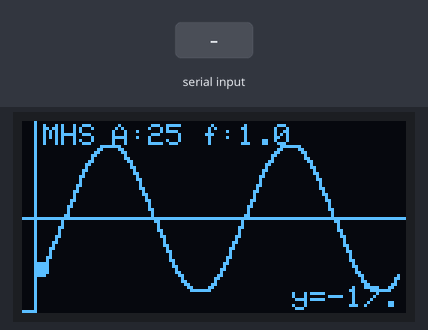
Bench run of a sketch on a simulated ESP32. Shown: 128×64 one-colour display. The test bench sets the inputs (shaded band). What the sketch prints to the serial monitor is not drawn.

Above: at 2.63 s.
2.9 s: "R\n" received over Serial
At 3.55 s:
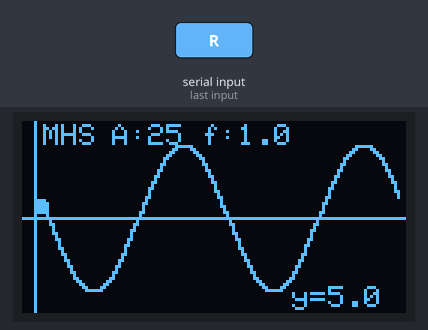
4.5 s: "A:\n" received over Serial
At 5.7 s:
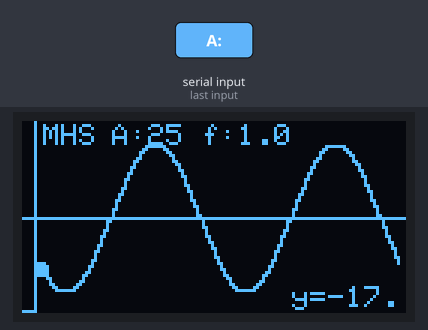
6.4 s: "F:\n" received over Serial
At 7.53 s:
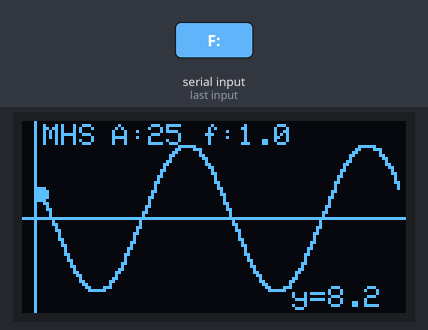
8.2 s: "P:\n" received over Serial
At 9.35 s:
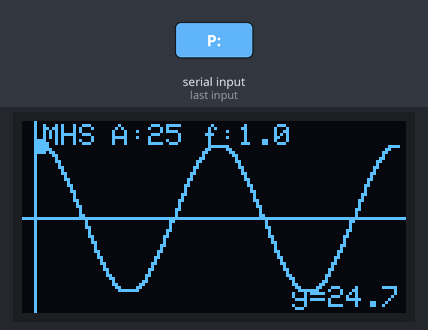
10.0 s: "B:\n" received over Serial
At 10.28 s:
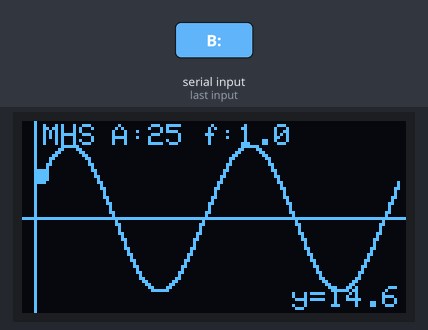
11.6 s: "90,45,200\n" received over Serial
At 12.74 s:
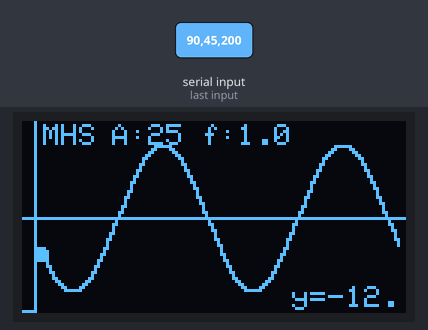
Timing chart, 0 to 14.6 s (numbered marks = the images above; inputs shaded):
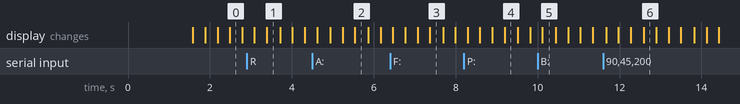

The sketch:

Armonico.ino
```cpp
#include <Wire.h>
#include <Adafruit_GFX.h>
#include <Adafruit_SSD1306.h>
#include <math.h>

// ── Configuración pantalla ──────────────────────────────────────────
#define SCREEN_WIDTH  128
#define SCREEN_HEIGHT  64
#define OLED_RESET     -1
#define OLED_ADDR    0x3C

// Pines I2C del ESP32
#define PIN_SDA 21
#define PIN_SCL 22

Adafruit_SSD1306 display(SCREEN_WIDTH, SCREEN_HEIGHT, &Wire, OLED_RESET);

/*
* Modo de uso
A:15        → Amplitud de 15 píxeles (onda más pequeña)
A:28        → Amplitud máxima

F:0.5       → Media oscilación por segundo (onda lenta)
F:3         → 3 oscilaciones por segundo (onda rápida)

P:1.57      → Fase de π/2 (la onda empieza en el pico)
P:3.14      → Fase de π (la onda empieza invertida)

B:0.2       → Amortiguamiento leve (la onda se va apagando)
B:1.0       → Amortiguamiento fuerte (se apaga rápido)
B:0         → Sin amortiguamiento (oscilación perpetua)

?           → Ver todos los valores actuales
R           → Resetear todo a valores iniciales
*/
// ── Parámetros del MHS ──────────────────────────────────────────────
float amplitud    = 25.0;   // píxeles (máx ~28 para que quepa)
float frecuencia  = 1.0;    // Hz
float fase        = 0.0;    // radianes
float amort       = 0.0;    // coeficiente de amortiguamiento (0 = sin amort.)

// ── Variables internas ──────────────────────────────────────────────
float tiempoOffset = 0.0;
unsigned long tAnterior = 0;
bool nuevosParametros = false;
String inputBuffer = "";

// ── Prototipos ──────────────────────────────────────────────────────
void procesarSerial();
void mostrarParametros();
void dibujarGrafica();
float calcY(float t);

// ────────────────────────────────────────────────────────────────────
void setup() {
  Serial.begin(115200);
  while (!Serial) delay(10);

  // Inicializar I2C con pines específicos del ESP32
  Wire.begin(PIN_SDA, PIN_SCL);

  if (!display.begin(SSD1306_SWITCHCAPVCC, OLED_ADDR)) {
    Serial.println("ERROR: No se encontró la pantalla SSD1306.");
    Serial.println("Verifica conexiones: SDA=21, SCL=22, VCC=3.3V");
    while (true) delay(100);
  }

  display.clearDisplay();
  display.setTextSize(1);
  display.setTextColor(SSD1306_WHITE);
  display.setCursor(10, 20);
  display.println("  MHS ESP32");
  display.setCursor(10, 35);
  display.println("Iniciando...");
  display.display();
  delay(1500);

  mostrarParametros();
  tAnterior = millis();

  Serial.println("========================================");
  Serial.println("  Movimiento Armonico Simple - ESP32");
  Serial.println("========================================");
  Serial.println("Comandos (escribe y presiona Enter):");
  Serial.println("  A:<valor>   Amplitud en pixeles (1-28)");
  Serial.println("  F:<valor>   Frecuencia en Hz (0.1-10)");
  Serial.println("  P:<valor>   Fase en radianes (0-6.28)");
  Serial.println("  B:<valor>   Amortiguamiento (0.0-2.0)");
  Serial.println("  R           Reset parametros");
  Serial.println("  ?           Mostrar parametros actuales");
  Serial.println("Ejemplo:  A:20  o  F:2.5");
  Serial.println("========================================");
  mostrarParametrosSerial();
}

// ────────────────────────────────────────────────────────────────────
void loop() {
  procesarSerial();

  unsigned long ahora = millis();
  float dt = (ahora - tAnterior) / 1000.0;
  tAnterior = ahora;
  tiempoOffset += dt;

  // Re-dibujar a ~30 FPS
  static unsigned long ultimoDibujo = 0;
  if (ahora - ultimoDibujo >= 33) {
    ultimoDibujo = ahora;
    dibujarGrafica();
  }
}

// ── Lectura del puerto serial ────────────────────────────────────────
void procesarSerial() {
  while (Serial.available()) {
    char c = Serial.read();
    if (c == '\n' || c == '\r') {
      if (inputBuffer.length() > 0) {
        inputBuffer.trim();
        inputBuffer.toUpperCase();

        if (inputBuffer == "R") {
          amplitud   = 25.0;
          frecuencia = 1.0;
          fase       = 0.0;
          amort      = 0.0;
          tiempoOffset = 0.0;
          Serial.println(">> Parametros reseteados.");
          mostrarParametrosSerial();

        } else if (inputBuffer == "?") {
          mostrarParametrosSerial();

        } else if (inputBuffer.startsWith("A:")) {
          float val = inputBuffer.substring(2).toFloat();
          if (val >= 1 && val <= 28) {
            amplitud = val;
            Serial.print(">> Amplitud = ");
            Serial.print(amplitud, 1);
            Serial.println(" px");
          } else {
            Serial.println(">> Error: Amplitud debe ser 1-28");
          }

        } else if (inputBuffer.startsWith("F:")) {
          float val = inputBuffer.substring(2).toFloat();
          if (val >= 0.1 && val <= 10.0) {
            frecuencia = val;
            tiempoOffset = 0.0;
            Serial.print(">> Frecuencia = ");
            Serial.print(frecuencia, 2);
            Serial.println(" Hz");
          } else {
            Serial.println(">> Error: Frecuencia debe ser 0.1-10 Hz");
          }

        } else if (inputBuffer.startsWith("P:")) {
          float val = inputBuffer.substring(2).toFloat();
          if (val >= 0 && val <= 6.29) {
            fase = val;
            Serial.print(">> Fase = ");
            Serial.print(fase, 2);
            Serial.println(" rad");
          } else {
            Serial.println(">> Error: Fase debe ser 0-6.28 rad");
          }

        } else if (inputBuffer.startsWith("B:")) {
          float val = inputBuffer.substring(2).toFloat();
          if (val >= 0 && val <= 2.0) {
            amort = val;
            tiempoOffset = 0.0;
            Serial.print(">> Amortiguamiento = ");
            Serial.println(amort, 3);
          } else {
            Serial.println(">> Error: Amortiguamiento debe ser 0.0-2.0");
          }

        } else {
          Serial.println(">> Comando no reconocido. Escribe ? para ayuda.");
        }
        inputBuffer = "";
      }
    } else {
      inputBuffer += c;
    }
  }
}

// ── Calcular posición Y del MHS en tiempo t ──────────────────────────
float calcY(float t) {
  float omega = 2.0 * PI * frecuencia;
  float decay = exp(-amort * t);
  return amplitud * decay * sin(omega * t + fase);
}

// ── Dibujar gráfica en pantalla OLED ────────────────────────────────
void dibujarGrafica() {
  display.clearDisplay();

  int cx = SCREEN_HEIGHT / 2;   // centro vertical = 32

  // Eje horizontal
  display.drawFastHLine(0, cx, SCREEN_WIDTH, SSD1306_WHITE);

  // Eje vertical
  display.drawFastVLine(4, 0, SCREEN_HEIGHT, SSD1306_WHITE);

  // Título
  display.setTextSize(1);
  display.setCursor(7, 1);
  display.print("MHS");

  // Parámetros compactos (parte superior derecha)
  display.setTextSize(1);
  display.setCursor(30, 1);
  display.print("A:");
  display.print((int)amplitud);
  display.print(" f:");
  display.print(frecuencia, 1);

  // Ventana temporal: muestra 2 periodos completos
  float periodo  = 1.0 / frecuencia;
  float ventana  = 2.0 * periodo;
  int pixStart   = 6;   // primer pixel X de la gráfica
  int pixEnd     = SCREEN_WIDTH - 2;
  int numPix     = pixEnd - pixStart;

  // Dibujar curva punto a punto
  int yPrev = 0;
  for (int px = 0; px < numPix; px++) {
    float tPlot = tiempoOffset + (float)px / numPix * ventana;
    float yVal  = calcY(tPlot);

    // Escalar: centro=32, hacia arriba negativo
    int yScreen = cx - (int)yVal;
    yScreen = constrain(yScreen, 1, SCREEN_HEIGHT - 1);

    int xScreen = pixStart + px;

    if (px == 0) {
      display.drawPixel(xScreen, yScreen, SSD1306_WHITE);
    } else {
      // Conectar con línea vertical para suavizar
      int y1 = yPrev, y2 = yScreen;
      if (y1 > y2) { int tmp = y1; y1 = y2; y2 = tmp; }
      for (int yy = y1; yy <= y2; yy++) {
        display.drawPixel(xScreen, yy, SSD1306_WHITE);
      }
    }
    yPrev = yScreen;
  }

  // Punto en tiempo actual (marcador)
  float yActual = calcY(tiempoOffset);
  int yDot = cx - (int)yActual;
  yDot = constrain(yDot, 2, SCREEN_HEIGHT - 2);
  display.fillCircle(pixStart, yDot, 2, SSD1306_WHITE);

  // Valor numérico actual abajo a la derecha
  display.setCursor(90, SCREEN_HEIGHT - 9);
  display.print("y=");
  display.print(yActual, 1);

  // Si hay amortiguamiento, mostrar indicador
  if (amort > 0.01) {
    display.setCursor(7, SCREEN_HEIGHT - 9);
    display.print("b:");
    display.print(amort, 2);
  }

  display.display();
}

// ── Mostrar parámetros en Serial Monitor ────────────────────────────
void mostrarParametrosSerial() {
  Serial.println("---- Parametros actuales ----");
  Serial.print("  Amplitud    (A): "); Serial.print(amplitud, 1);    Serial.println(" px");
  Serial.print("  Frecuencia  (F): "); Serial.print(frecuencia, 2);  Serial.println(" Hz");
  Serial.print("  Fase        (P): "); Serial.print(fase, 2);         Serial.println(" rad");
  Serial.print("  Amortiguam. (B): "); Serial.println(amort, 3);
  Serial.println("-----------------------------");
}

// ── Mostrar parámetros en OLED brevemente ───────────────────────────
void mostrarParametros() {
  display.clearDisplay();
  display.setTextSize(1);
  display.setCursor(0, 0);  display.print("A: "); display.print(amplitud,1);  display.println(" px");
  display.setCursor(0, 12); display.print("f: "); display.print(frecuencia,2); display.println(" Hz");
  display.setCursor(0, 24); display.print("phi: "); display.print(fase,2);     display.println(" rad");
  display.setCursor(0, 36); display.print("b: "); display.println(amort,3);
  display.display();
}
```
